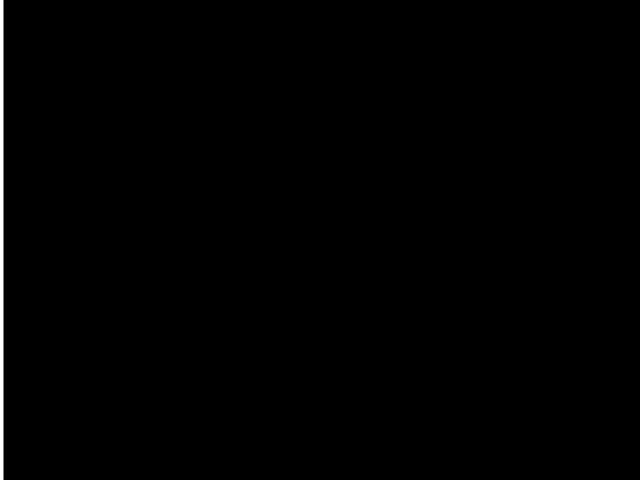
Frame 1 (no input)
Frame 60 (the mouse pressed at the canvas centre just before this capture): identical to frame 1, image omitted
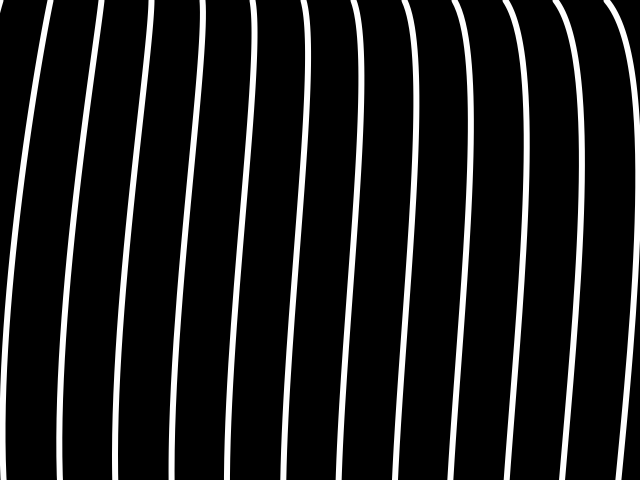
Frame 120 (the mouse held since frame 60 and released just before this capture)

The Processing sketch that drew these frames (run headless with seeded random() and noise(); from frame 60 on, the mouse is pressed at the canvas centre):

// Processing sketch: iteration
// ── iteration.pde
void setup(){
  size(640,480);
}

void draw(){
  background(0);
  stroke(255);
  strokeWeight(6);
  noFill();
  int iterations = max(1,mouseX); //max takes in two numbers and returns the highest one
  //loop through 1 - mouseX number of times
  for (int i = 0; i < iterations; i++){
      
      //scale the mouseX and mouseY values from a value between 0 and width or height to 1 and 100 
      float scalar1 = getScaledMouseValue(mouseX, width);
      float scalar2 = getScaledMouseValue(mouseY, height);
      
      //use the iterator (the i variable) to control our x coordinates
      float x1 = i*scalar1;
      float y1 = 0;
      float x2 = i*scalar2;
      float y2 = width;
      
      //draw a line or curve with our values
      // line ( x1, y1, x2, y2);
      curve( (mouseX+1)/2,(mouseY+1)/2,x1, y1, x2, y2,mouseX*2,mouseY*2);
  }
}

//return a float value given a number an maximum value
float getScaledMouseValue(int number, int maxNumber)
{
   return map(number,0, maxNumber, 1, 100);
}
